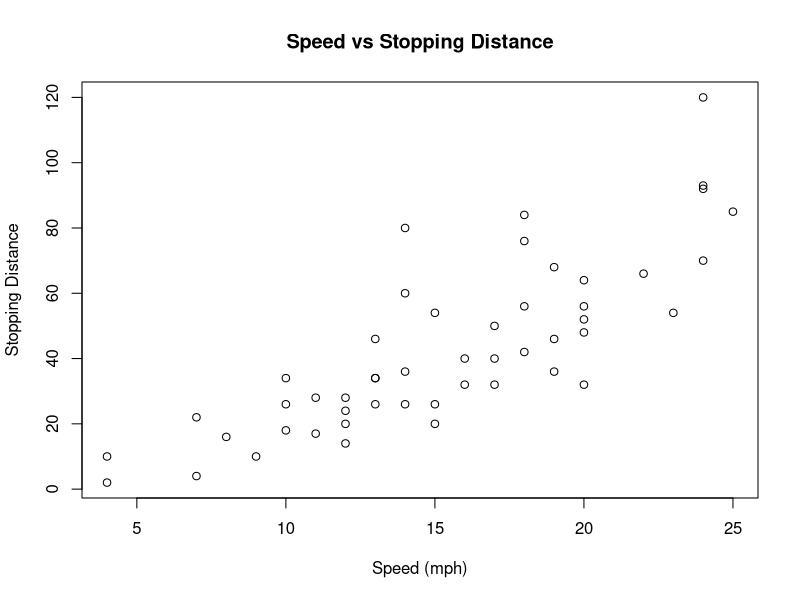
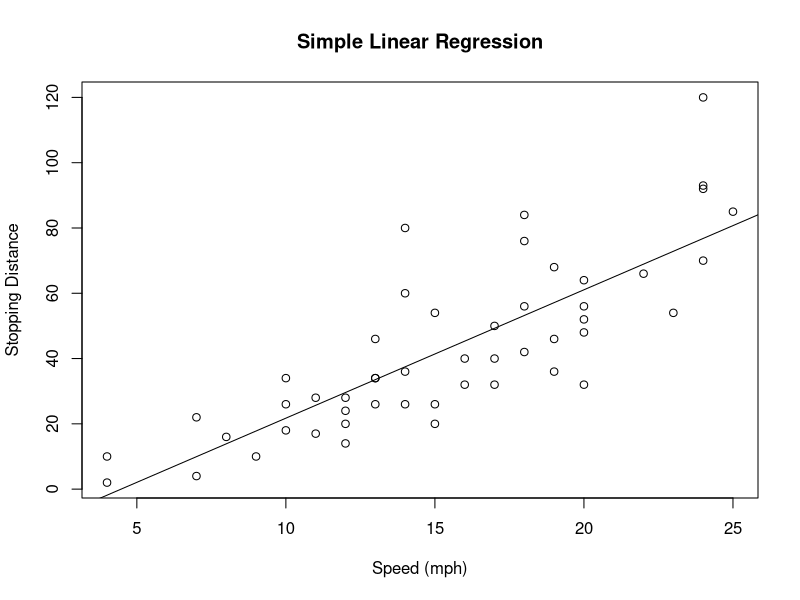

These charts were generated, in order, by the following R code:
data(cars)
print(head(cars,10))
print(tail(cars,10))
str(cars)
summary(cars)
dim(cars)
plot(cars$speed,cars$dist,main="Speed vs Stopping Distance",xlab="Speed (mph)",ylab="Stopping Distance")
model<-lm(dist~speed,data=cars)
print(summary(model))
prediction<-predict(model,data.frame(speed=20))
print(prediction)
plot(cars$speed,cars$dist,main="Simple Linear Regression",xlab="Speed (mph)",ylab="Stopping Distance")
abline(model)
print(coef(model))
print(summary(model)$r.squared)
cat("Regression Equation: dist =",round(coef(model)[1],2),"+",round(coef(model)[2],2),"* speed\n")
cat("At 20 mph, predicted stopping distance =",round(prediction,2),"\n")
cat("R-squared =",round(summary(model)$r.squared,4),"\n")
